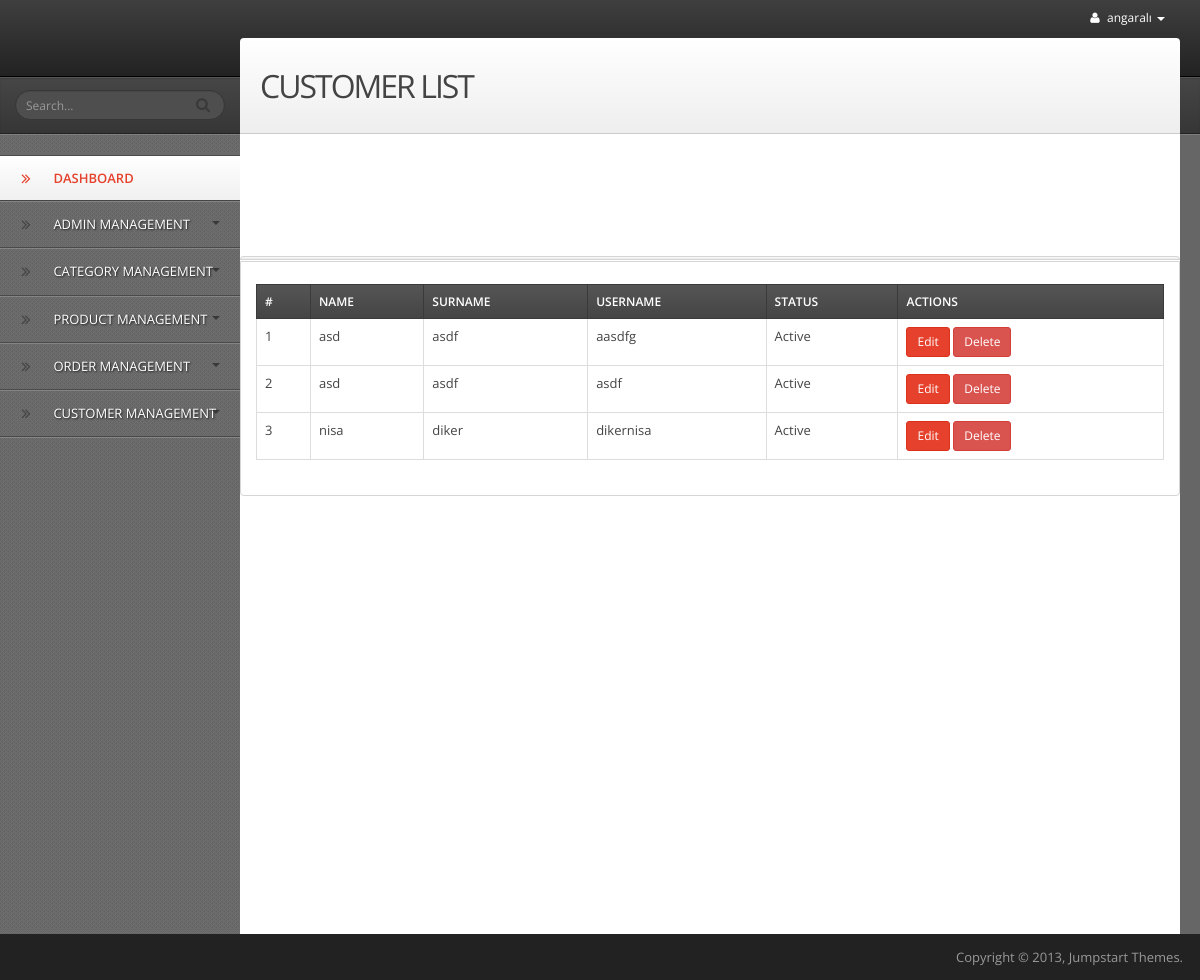
/back-end/admin_panel/customer_list.php (signed in), run on the app's committed database.
### tables this page shows
CREATE TABLE `customer_table` (
  `customer_id` int(11) NOT NULL,
  `customer_name` varchar(255) NOT NULL,
  `customer_surname` varchar(255) NOT NULL,
  `customer_username` varchar(255) NOT NULL,
  `customer_pass` varchar(255) NOT NULL,
  `customer_status` varchar(40) NOT NULL
);

### back-end/admin_panel/customer_list.php (the view, shortened to what this page needs)
<?php
include("config.php");
$conn = new mysqli($servername, $username, $password, $dbname);
$sql = "SELECT * FROM customer_table";
$result = $conn->query($sql);
?>
<?php include('header.php'); ?>
<body>
    <div id="wrapper">
        <?php include('top_bar.php'); ?>
        <?php include('left_sidebar.php'); ?>
        <div id="content">
            <div id="content-header">
                <h1>CUSTOMER LIST</h1>
            </div>
            <div class="portlet">
                <div class="portlet-header"></div>
                <div class="portlet-content">
                    <table class="table table-bordered table-highlight">
                        <thead>
                            <tr>
                                <th>#</th>
                                <th>Name</th>
                                <th>Surname</th>
                                <th>Username</th>
                                <th>Status</th>
                                <th>Actions</th>
                            </tr>
                        </thead>
                        <tbody>
                            <?php
                            if ($result->num_rows > 0) {
                                $count = 0;
                                while ($row = $result->fetch_assoc()) {
                                    $count++;
                            ?>
                                    <tr>
                                        <td><?php echo $count ?></td>
                                        <td><?php echo $row["customer_name"] ?></td>
                                        <td><?php echo $row["customer_surname"] ?></td>
                                        <td><?php echo $row["customer_username"] ?></td>
                                        <td><?php echo $row["customer_status"] ?></td>
                                        <td>
                                            <a href="edit_customer.php?customer_id=<?php echo $row['customer_id']; ?>" class="btn btn-primary btn-sm">Edit</a>
                                            <a href="?delete_id=<?php echo $row['customer_id']; ?>" class="btn btn-danger btn-sm" onclick="return confirm('Are you sure you want to delete this customer?')">Delete</a>
                                        </td>
                                    </tr>
                            <?php
                                }
                            } else {
                                echo "<tr><td colspan='6'>No records found</td></tr>";
                            }
                            ?>
                        </tbody>
                    </table>
                </div>
            </div>
        </div>
    </div>
    <?php include('footer.php'); ?>
</body>
</html>

### data on the page
customer_table: customer_name "asd", customer_surname "asdf", customer_username "aasdfg", customer_status "Active"
customer_table: customer_name "asd", customer_surname "asdf", customer_username "asdf", customer_status "Active"
customer_table: customer_name "nisa", customer_surname "diker", customer_username "dikernisa", customer_status "Active"

### other printed values
$_SESSION['admin_username'] "angaralı"
